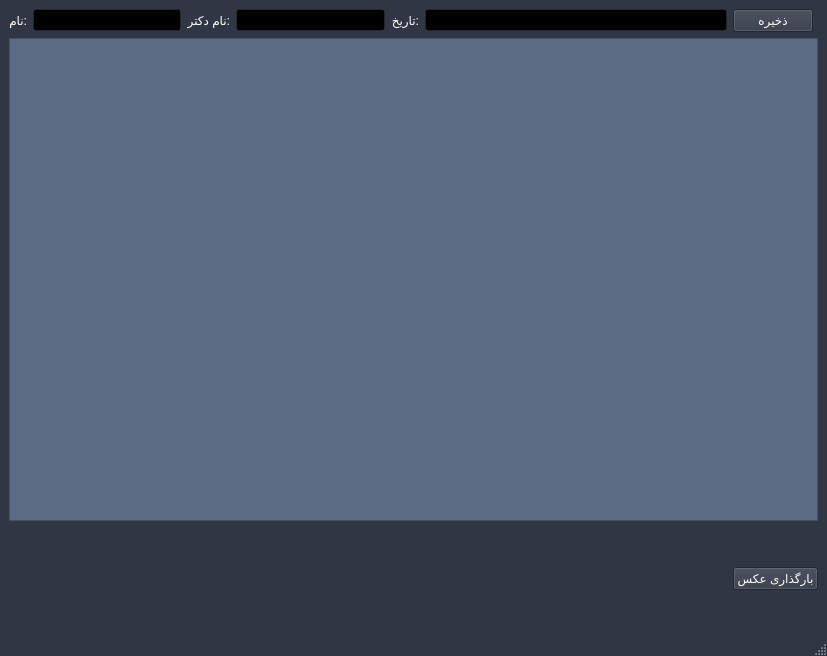
<?xml version="1.0" encoding="UTF-8"?>
<ui version="4.0">
 <class>MainWindow</class>
 <widget class="QMainWindow" name="MainWindow">
  <property name="geometry">
   <rect>
    <x>0</x>
    <y>0</y>
    <width>827</width>
    <height>656</height>
   </rect>
  </property>
  <property name="palette">
   <palette>
    <active>
     <colorrole role="WindowText">
      <brush brushstyle="SolidPattern">
       <color alpha="255">
        <red>255</red>
        <green>255</green>
        <blue>255</blue>
       </color>
      </brush>
     </colorrole>
     <colorrole role="Button">
      <brush brushstyle="SolidPattern">
       <color alpha="255">
        <red>48</red>
        <green>54</green>
        <blue>67</blue>
       </color>
      </brush>
     </colorrole>
     <colorrole role="Light">
      <brush brushstyle="SolidPattern">
       <color alpha="255">
        <red>72</red>
        <green>81</green>
        <blue>100</blue>
       </color>
      </brush>
     </colorrole>
     <colorrole role="Midlight">
      <brush brushstyle="SolidPattern">
       <color alpha="255">
        <red>60</red>
        <green>67</green>
        <blue>83</blue>
       </color>
      </brush>
     </colorrole>
     <colorrole role="Dark">
      <brush brushstyle="SolidPattern">
       <color alpha="255">
        <red>24</red>
        <green>27</green>
        <blue>33</blue>
       </color>
      </brush>
     </colorrole>
     <colorrole role="Mid">
      <brush brushstyle="SolidPattern">
       <color alpha="255">
        <red>32</red>
        <green>36</green>
        <blue>45</blue>
       </color>
      </brush>
     </colorrole>
     <colorrole role="Text">
      <brush brushstyle="SolidPattern">
       <color alpha="255">
        <red>255</red>
        <green>255</green>
        <blue>255</blue>
       </color>
      </brush>
     </colorrole>
     <colorrole role="BrightText">
      <brush brushstyle="SolidPattern">
       <color alpha="255">
        <red>255</red>
        <green>255</green>
        <blue>255</blue>
       </color>
      </brush>
     </colorrole>
     <colorrole role="ButtonText">
      <brush brushstyle="SolidPattern">
       <color alpha="255">
        <red>255</red>
        <green>255</green>
        <blue>255</blue>
       </color>
      </brush>
     </colorrole>
     <colorrole role="Base">
      <brush brushstyle="SolidPattern">
       <color alpha="255">
        <red>0</red>
        <green>0</green>
        <blue>0</blue>
       </color>
      </brush>
     </colorrole>
     <colorrole role="Window">
      <brush brushstyle="SolidPattern">
       <color alpha="255">
        <red>48</red>
        <green>54</green>
        <blue>67</blue>
       </color>
      </brush>
     </colorrole>
     <colorrole role="Shadow">
      <brush brushstyle="SolidPattern">
       <color alpha="255">
        <red>0</red>
        <green>0</green>
        <blue>0</blue>
       </color>
      </brush>
     </colorrole>
     <colorrole role="AlternateBase">
      <brush brushstyle="SolidPattern">
       <color alpha="255">
        <red>24</red>
        <green>27</green>
        <blue>33</blue>
       </color>
      </brush>
     </colorrole>
     <colorrole role="ToolTipBase">
      <brush brushstyle="SolidPattern">
       <color alpha="255">
        <red>255</red>
        <green>255</green>
        <blue>220</blue>
       </color>
      </brush>
     </colorrole>
     <colorrole role="ToolTipText">
      <brush brushstyle="SolidPattern">
       <color alpha="255">
        <red>0</red>
        <green>0</green>
        <blue>0</blue>
       </color>
      </brush>
     </colorrole>
     <colorrole role="PlaceholderText">
      <brush brushstyle="NoBrush">
       <color alpha="128">
        <red>255</red>
        <green>255</green>
        <blue>255</blue>
       </color>
      </brush>
     </colorrole>
    </active>
    <inactive>
     <colorrole role="WindowText">
      <brush brushstyle="SolidPattern">
       <color alpha="255">
        <red>255</red>
        <green>255</green>
        <blue>255</blue>
       </color>
      </brush>
     </colorrole>
     <colorrole role="Button">
      <brush brushstyle="SolidPattern">
       <color alpha="255">
        <red>48</red>
        <green>54</green>
        <blue>67</blue>
       </color>
      </brush>
     </colorrole>
     <colorrole role="Light">
      <brush brushstyle="SolidPattern">
       <color alpha="255">
        <red>72</red>
        <green>81</green>
        <blue>100</blue>
       </color>
      </brush>
     </colorrole>
     <colorrole role="Midlight">
      <brush brushstyle="SolidPattern">
       <color alpha="255">
        <red>60</red>
        <green>67</green>
        <blue>83</blue>
       </color>
      </brush>
     </colorrole>
     <colorrole role="Dark">
      <brush brushstyle="SolidPattern">
       <color alpha="255">
        <red>24</red>
        <green>27</green>
        <blue>33</blue>
       </color>
      </brush>
     </colorrole>
     <colorrole role="Mid">
      <brush brushstyle="SolidPattern">
       <color alpha="255">
        <red>32</red>
        <green>36</green>
        <blue>45</blue>
       </color>
      </brush>
     </colorrole>
     <colorrole role="Text">
      <brush brushstyle="SolidPattern">
       <color alpha="255">
        <red>255</red>
        <green>255</green>
        <blue>255</blue>
       </color>
      </brush>
     </colorrole>
     <colorrole role="BrightText">
      <brush brushstyle="SolidPattern">
       <color alpha="255">
        <red>255</red>
        <green>255</green>
        <blue>255</blue>
       </color>
      </brush>
     </colorrole>
     <colorrole role="ButtonText">
      <brush brushstyle="SolidPattern">
       <color alpha="255">
        <red>255</red>
        <green>255</green>
        <blue>255</blue>
       </color>
      </brush>
     </colorrole>
     <colorrole role="Base">
      <brush brushstyle="SolidPattern">
       <color alpha="255">
        <red>0</red>
        <green>0</green>
        <blue>0</blue>
       </color>
      </brush>
     </colorrole>
     <colorrole role="Window">
      <brush brushstyle="SolidPattern">
       <color alpha="255">
        <red>48</red>
        <green>54</green>
        <blue>67</blue>
       </color>
      </brush>
     </colorrole>
     <colorrole role="Shadow">
      <brush brushstyle="SolidPattern">
       <color alpha="255">
        <red>0</red>
        <green>0</green>
        <blue>0</blue>
       </color>
      </brush>
     </colorrole>
     <colorrole role="AlternateBase">
      <brush brushstyle="SolidPattern">
       <color alpha="255">
        <red>24</red>
        <green>27</green>
        <blue>33</blue>
       </color>
      </brush>
     </colorrole>
     <colorrole role="ToolTipBase">
      <brush brushstyle="SolidPattern">
       <color alpha="255">
        <red>255</red>
        <green>255</green>
        <blue>220</blue>
       </color>
      </brush>
     </colorrole>
     <colorrole role="ToolTipText">
      <brush brushstyle="SolidPattern">
       <color alpha="255">
        <red>0</red>
        <green>0</green>
        <blue>0</blue>
       </color>
      </brush>
     </colorrole>
     <colorrole role="PlaceholderText">
      <brush brushstyle="NoBrush">
       <color alpha="128">
        <red>255</red>
        <green>255</green>
        <blue>255</blue>
       </color>
      </brush>
     </colorrole>
    </inactive>
    <disabled>
     <colorrole role="WindowText">
      <brush brushstyle="SolidPattern">
       <color alpha="255">
        <red>24</red>
        <green>27</green>
        <blue>33</blue>
       </color>
      </brush>
     </colorrole>
     <colorrole role="Button">
      <brush brushstyle="SolidPattern">
       <color alpha="255">
        <red>48</red>
        <green>54</green>
        <blue>67</blue>
       </color>
      </brush>
     </colorrole>
     <colorrole role="Light">
      <brush brushstyle="SolidPattern">
       <color alpha="255">
        <red>72</red>
        <green>81</green>
        <blue>100</blue>
       </color>
      </brush>
     </colorrole>
     <colorrole role="Midlight">
      <brush brushstyle="SolidPattern">
       <color alpha="255">
        <red>60</red>
        <green>67</green>
        <blue>83</blue>
       </color>
      </brush>
     </colorrole>
     <colorrole role="Dark">
      <brush brushstyle="SolidPattern">
       <color alpha="255">
        <red>24</red>
        <green>27</green>
        <blue>33</blue>
       </color>
      </brush>
     </colorrole>
     <colorrole role="Mid">
      <brush brushstyle="SolidPattern">
       <color alpha="255">
        <red>32</red>
        <green>36</green>
        <blue>45</blue>
       </color>
      </brush>
     </colorrole>
     <colorrole role="Text">
      <brush brushstyle="SolidPattern">
       <color alpha="255">
        <red>24</red>
        <green>27</green>
        <blue>33</blue>
       </color>
      </brush>
     </colorrole>
     <colorrole role="BrightText">
      <brush brushstyle="SolidPattern">
       <color alpha="255">
        <red>255</red>
        <green>255</green>
        <blue>255</blue>
       </color>
      </brush>
     </colorrole>
     <colorrole role="ButtonText">
      <brush brushstyle="SolidPattern">
       <color alpha="255">
        <red>24</red>
        <green>27</green>
        <blue>33</blue>
       </color>
      </brush>
     </colorrole>
     <colorrole role="Base">
      <brush brushstyle="SolidPattern">
       <color alpha="255">
        <red>48</red>
        <green>54</green>
        <blue>67</blue>
       </color>
      </brush>
     </colorrole>
     <colorrole role="Window">
      <brush brushstyle="SolidPattern">
       <color alpha="255">
        <red>48</red>
        <green>54</green>
        <blue>67</blue>
       </color>
      </brush>
     </colorrole>
     <colorrole role="Shadow">
      <brush brushstyle="SolidPattern">
       <color alpha="255">
        <red>0</red>
        <green>0</green>
        <blue>0</blue>
       </color>
      </brush>
     </colorrole>
     <colorrole role="AlternateBase">
      <brush brushstyle="SolidPattern">
       <color alpha="255">
        <red>48</red>
        <green>54</green>
        <blue>67</blue>
       </color>
      </brush>
     </colorrole>
     <colorrole role="ToolTipBase">
      <brush brushstyle="SolidPattern">
       <color alpha="255">
        <red>255</red>
        <green>255</green>
        <blue>220</blue>
       </color>
      </brush>
     </colorrole>
     <colorrole role="ToolTipText">
      <brush brushstyle="SolidPattern">
       <color alpha="255">
        <red>0</red>
        <green>0</green>
        <blue>0</blue>
       </color>
      </brush>
     </colorrole>
     <colorrole role="PlaceholderText">
      <brush brushstyle="NoBrush">
       <color alpha="128">
        <red>255</red>
        <green>255</green>
        <blue>255</blue>
       </color>
      </brush>
     </colorrole>
    </disabled>
   </palette>
  </property>
  <property name="windowTitle">
   <string>MainWindow</string>
  </property>
  <widget class="QWidget" name="centralwidget">
   <layout class="QVBoxLayout" name="verticalLayout">
    <item>
     <layout class="QGridLayout" name="gridLayout">
      <item row="0" column="2">
       <widget class="QLabel" name="label_2">
        <property name="sizePolicy">
         <sizepolicy hsizetype="Fixed" vsizetype="Preferred">
          <horstretch>0</horstretch>
          <verstretch>0</verstretch>
         </sizepolicy>
        </property>
        <property name="text">
         <string>:نام دکتر</string>
        </property>
       </widget>
      </item>
      <item row="0" column="1">
       <widget class="QLineEdit" name="n_lineEdit">
        <property name="sizePolicy">
         <sizepolicy hsizetype="Preferred" vsizetype="Fixed">
          <horstretch>0</horstretch>
          <verstretch>0</verstretch>
         </sizepolicy>
        </property>
        <property name="palette">
         <palette>
          <active>
           <colorrole role="WindowText">
            <brush brushstyle="SolidPattern">
             <color alpha="255">
              <red>255</red>
              <green>255</green>
              <blue>255</blue>
             </color>
            </brush>
           </colorrole>
           <colorrole role="Text">
            <brush brushstyle="SolidPattern">
             <color alpha="255">
              <red>255</red>
              <green>255</green>
              <blue>255</blue>
             </color>
            </brush>
           </colorrole>
           <colorrole role="ButtonText">
            <brush brushstyle="SolidPattern">
             <color alpha="255">
              <red>255</red>
              <green>255</green>
              <blue>255</blue>
             </color>
            </brush>
           </colorrole>
           <colorrole role="PlaceholderText">
            <brush brushstyle="SolidPattern">
             <color alpha="128">
              <red>255</red>
              <green>255</green>
              <blue>255</blue>
             </color>
            </brush>
           </colorrole>
          </active>
          <inactive>
           <colorrole role="WindowText">
            <brush brushstyle="SolidPattern">
             <color alpha="255">
              <red>255</red>
              <green>255</green>
              <blue>255</blue>
             </color>
            </brush>
           </colorrole>
           <colorrole role="Text">
            <brush brushstyle="SolidPattern">
             <color alpha="255">
              <red>255</red>
              <green>255</green>
              <blue>255</blue>
             </color>
            </brush>
           </colorrole>
           <colorrole role="ButtonText">
            <brush brushstyle="SolidPattern">
             <color alpha="255">
              <red>255</red>
              <green>255</green>
              <blue>255</blue>
             </color>
            </brush>
           </colorrole>
           <colorrole role="PlaceholderText">
            <brush brushstyle="SolidPattern">
             <color alpha="128">
              <red>255</red>
              <green>255</green>
              <blue>255</blue>
             </color>
            </brush>
           </colorrole>
          </inactive>
          <disabled>
           <colorrole role="WindowText">
            <brush brushstyle="SolidPattern">
             <color alpha="255">
              <red>255</red>
              <green>255</green>
              <blue>255</blue>
             </color>
            </brush>
           </colorrole>
           <colorrole role="Text">
            <brush brushstyle="SolidPattern">
             <color alpha="255">
              <red>255</red>
              <green>255</green>
              <blue>255</blue>
             </color>
            </brush>
           </colorrole>
           <colorrole role="ButtonText">
            <brush brushstyle="SolidPattern">
             <color alpha="255">
              <red>255</red>
              <green>255</green>
              <blue>255</blue>
             </color>
            </brush>
           </colorrole>
           <colorrole role="PlaceholderText">
            <brush brushstyle="SolidPattern">
             <color alpha="128">
              <red>255</red>
              <green>255</green>
              <blue>255</blue>
             </color>
            </brush>
           </colorrole>
          </disabled>
         </palette>
        </property>
       </widget>
      </item>
      <item row="0" column="7">
       <widget class="QPushButton" name="save_Button">
        <property name="sizePolicy">
         <sizepolicy hsizetype="Fixed" vsizetype="Fixed">
          <horstretch>0</horstretch>
          <verstretch>0</verstretch>
         </sizepolicy>
        </property>
        <property name="text">
         <string>ذخیره</string>
        </property>
       </widget>
      </item>
      <item row="0" column="3">
       <widget class="QLineEdit" name="doctor_lineEdit">
        <property name="sizePolicy">
         <sizepolicy hsizetype="Preferred" vsizetype="Fixed">
          <horstretch>0</horstretch>
          <verstretch>0</verstretch>
         </sizepolicy>
        </property>
       </widget>
      </item>
      <item row="0" column="4">
       <widget class="QLabel" name="label_3">
        <property name="sizePolicy">
         <sizepolicy hsizetype="Fixed" vsizetype="Preferred">
          <horstretch>0</horstretch>
          <verstretch>0</verstretch>
         </sizepolicy>
        </property>
        <property name="text">
         <string>:تاریخ</string>
        </property>
       </widget>
      </item>
      <item row="2" column="7">
       <spacer name="verticalSpacer">
        <property name="orientation">
         <enum>Qt::Vertical</enum>
        </property>
        <property name="sizeType">
         <enum>QSizePolicy::Minimum</enum>
        </property>
        <property name="sizeHint" stdset="0">
         <size>
          <width>20</width>
          <height>40</height>
         </size>
        </property>
       </spacer>
      </item>
      <item row="0" column="5" colspan="2">
       <widget class="QLineEdit" name="d_lineEdit">
        <property name="sizePolicy">
         <sizepolicy hsizetype="Preferred" vsizetype="Fixed">
          <horstretch>0</horstretch>
          <verstretch>0</verstretch>
         </sizepolicy>
        </property>
       </widget>
      </item>
      <item row="1" column="0" colspan="8">
       <widget class="QTextEdit" name="p_textEdit">
        <property name="font">
         <font>
          <pointsize>12</pointsize>
         </font>
        </property>
        <property name="styleSheet">
         <string notr="true">background-color: rgb(93, 106, 131);</string>
        </property>
        <property name="html">
         <string>&lt;!DOCTYPE HTML PUBLIC &quot;-//W3C//DTD HTML 4.0//EN&quot; &quot;http://www.w3.org/TR/REC-html40/strict.dtd&quot;&gt;
&lt;html&gt;&lt;head&gt;&lt;meta name=&quot;qrichtext&quot; content=&quot;1&quot; /&gt;&lt;style type=&quot;text/css&quot;&gt;
p, li { white-space: pre-wrap; }
&lt;/style&gt;&lt;/head&gt;&lt;body style=&quot; font-family:'MS Shell Dlg 2'; font-size:12pt; font-weight:400; font-style:normal;&quot;&gt;
&lt;p style=&quot;-qt-paragraph-type:empty; margin-top:0px; margin-bottom:0px; margin-left:0px; margin-right:0px; -qt-block-indent:0; text-indent:0px; font-size:7.8pt;&quot;&gt;&lt;br /&gt;&lt;/p&gt;&lt;/body&gt;&lt;/html&gt;</string>
        </property>
       </widget>
      </item>
      <item row="5" column="7">
       <widget class="QLabel" name="image_View">
        <property name="sizePolicy">
         <sizepolicy hsizetype="Fixed" vsizetype="Fixed">
          <horstretch>0</horstretch>
          <verstretch>0</verstretch>
         </sizepolicy>
        </property>
        <property name="maximumSize">
         <size>
          <width>200</width>
          <height>200</height>
         </size>
        </property>
        <property name="font">
         <font>
          <family>B Nazanin</family>
          <pointsize>16</pointsize>
         </font>
        </property>
        <property name="text">
         <string/>
        </property>
       </widget>
      </item>
      <item row="0" column="0">
       <widget class="QLabel" name="label">
        <property name="sizePolicy">
         <sizepolicy hsizetype="Fixed" vsizetype="Preferred">
          <horstretch>0</horstretch>
          <verstretch>0</verstretch>
         </sizepolicy>
        </property>
        <property name="text">
         <string>:نام</string>
        </property>
       </widget>
      </item>
      <item row="3" column="7">
       <widget class="QPushButton" name="load_Button">
        <property name="sizePolicy">
         <sizepolicy hsizetype="Fixed" vsizetype="Fixed">
          <horstretch>0</horstretch>
          <verstretch>0</verstretch>
         </sizepolicy>
        </property>
        <property name="text">
         <string>بارگذاری عکس</string>
        </property>
       </widget>
      </item>
     </layout>
    </item>
   </layout>
  </widget>
  <widget class="QMenuBar" name="menubar">
   <property name="geometry">
    <rect>
     <x>0</x>
     <y>0</y>
     <width>827</width>
     <height>26</height>
    </rect>
   </property>
  </widget>
  <widget class="QStatusBar" name="statusbar"/>
 </widget>
 <resources/>
 <connections/>
</ui>
